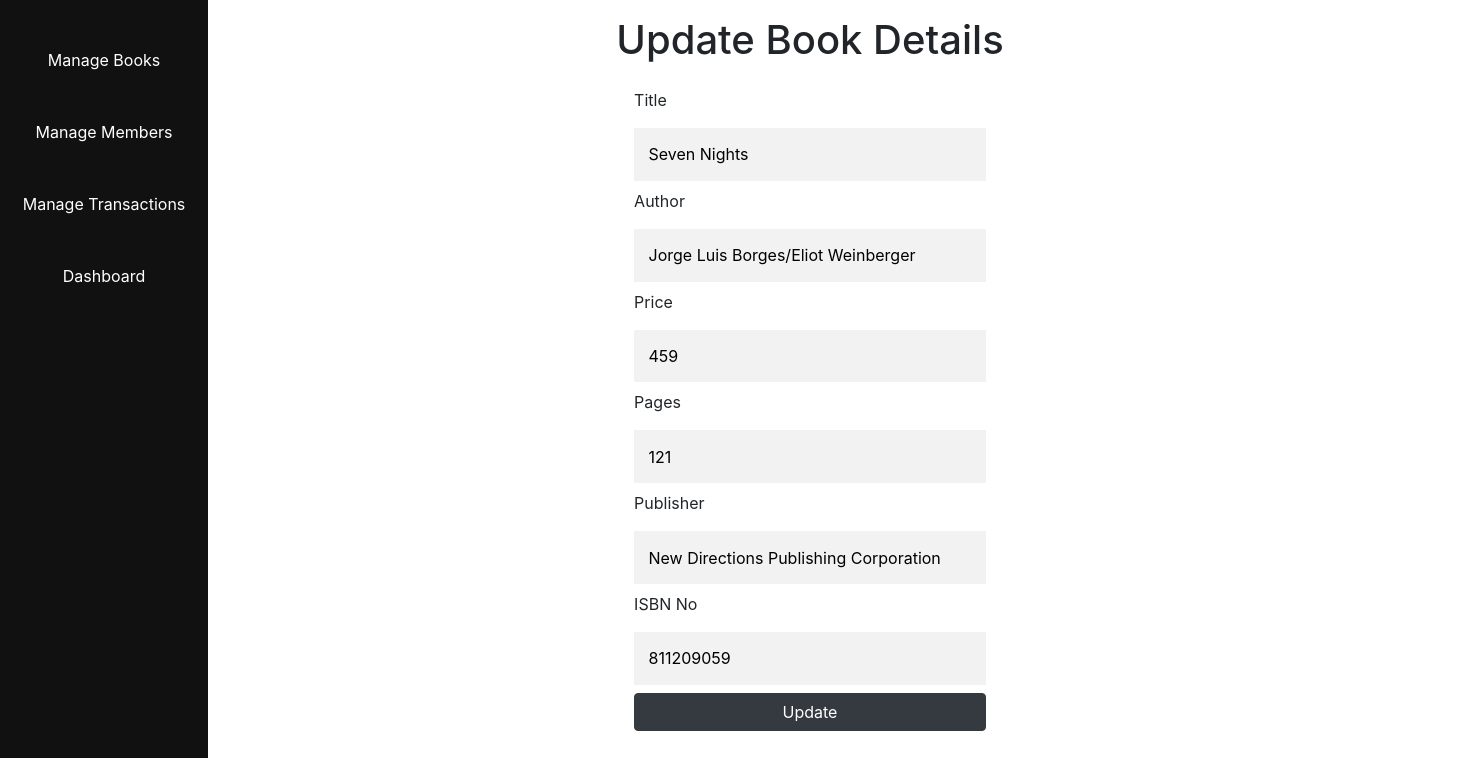
The page /book/update-book/2 on the database as committed earlier.
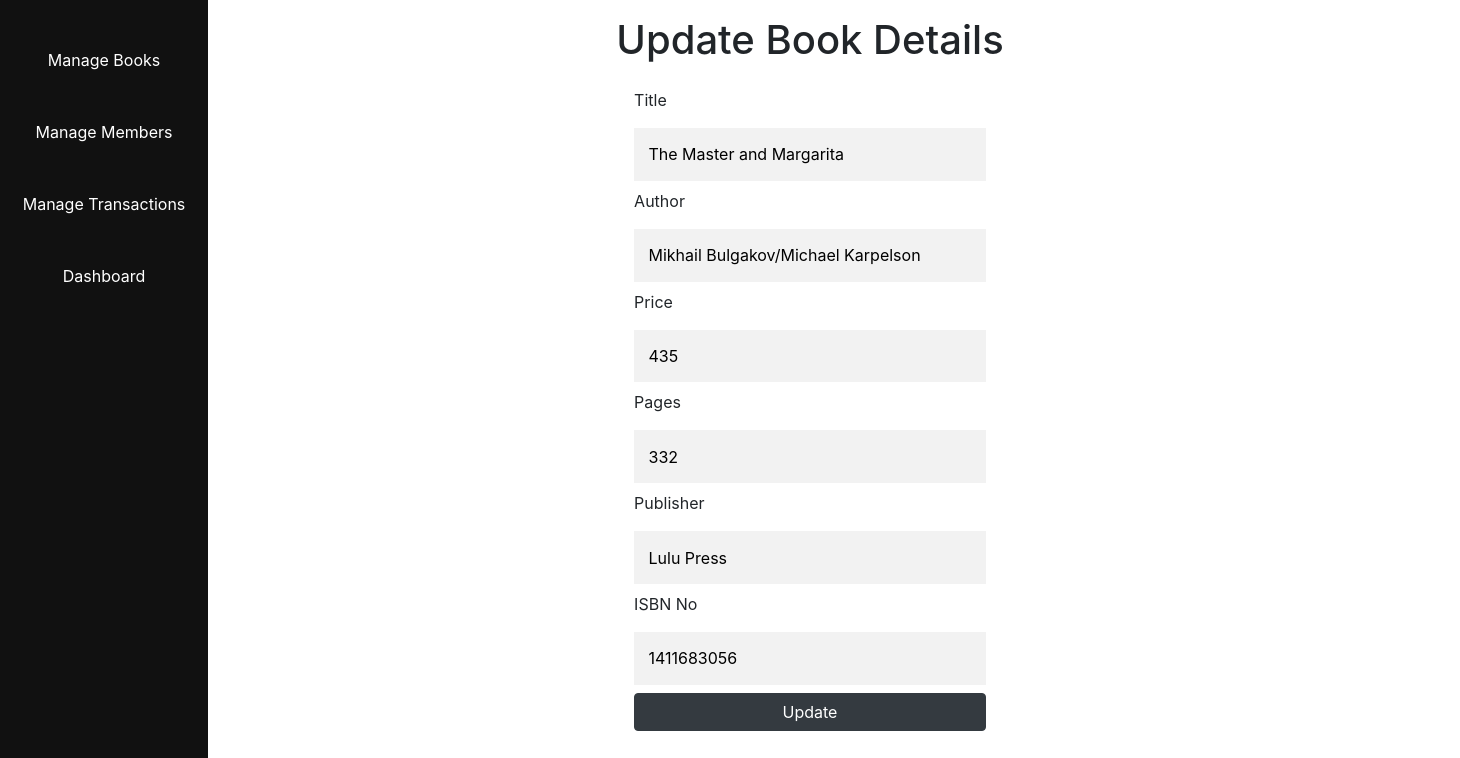
The same page on the database as committed later.
### models.py (models this page shows)
class Book(db.Model):
    __tablename__ = 'books'
    id = db.Column(db.Integer, primary_key=True,autoincrement=True)
    title = db.Column(db.String(80), unique=True, nullable=False)
    author = db.Column(db.String(80),nullable=False)
    price = db.Column(db.Integer(),nullable=False)
    publisher = db.Column(db.String(80),nullable=False)
    pages = db.Column(db.Integer())
    isbn = db.Column(db.Integer(),nullable=False)

### views/bookmanager/BookManager.py (the view, shortened to what this page needs)
@bookmanager_bp.route('/update-book/<id>',methods=('GET','POST'))
def update_book(id):
    book = Book.query.get(id)
    if id and not request.form:
        return render_template("updatebook.html",book=book)

### views/bookmanager/templates/BookManager/updatebook.html (shortened to what this page needs)
{% extends 'base.html' %}
{% block content %}
<h1> Update Book Details</h1>
<div class="add-book-container">
<form method="post" action="{{ url_for('bookmanager_bp.update_book',id=book.id) }}" class="add-book-form">
    <div>
        <label>Title</label>
        <input type="text" id="title" name="title" value='{{ book.title}}' required/>
    </div>
    <div>
        <label>Author</label>
        <input type="text" id="author" name="author" value='{{ book.author}}' required/>
    </div>
    <div>
        <label>Price</label>
        <input type="number" id="price" name="price" min="1" max="1000" value='{{ book.price}}' required>
    </div>
    <div>
        <label>Pages</label>
        <input type="number" id="pages" name="pages" min="1" max="800" value='{{ book.pages}}' required>
    </div>
    <div>
        <label>Publisher</label>
        <input type="text" id="publisher" name="publisher" value='{{ book.publisher}}' />
    </div>
    <div>
        <label>ISBN No</label>
        <input type="number" id="isbn" name="isbn" min="10000000" max="99999999999" value='{{ book.isbn}}' required>
    </div>
    <button class="btn btn-dark" type="submit">Update</button>
</form>
</div>
{% endblock %}

Rows that differ between the two databases and show on the page:
changed Book: title "Seven Nights" → "The Master and Margarita"; author "Jorge Luis Borges/Eliot Weinberger" → "Mikhail Bulgakov/Michael Karpelson"; price "459" → "435"; pages "121" → "332"; publisher "New Directions Publishing Corporation" → "Lulu Press"; isbn "811209059" → "1411683056"
